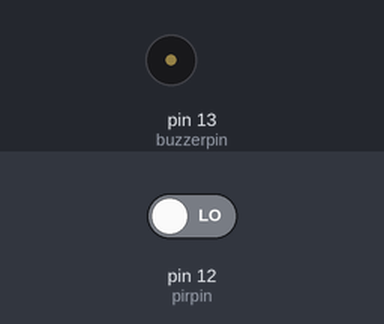
This sketch was run on a simulated Arduino Uno, built with avr-gcc and run on an emulated ATmega328P. On the bench: buzzer (waves = sounding, pin HIGH). The test bench sets the inputs (shaded band); at power-on: pin 12 (pirpin) LOW.

Above: at 1.2 s.
1.3 s: pin 12 (pirpin) driven HIGH
At 2.4 s:
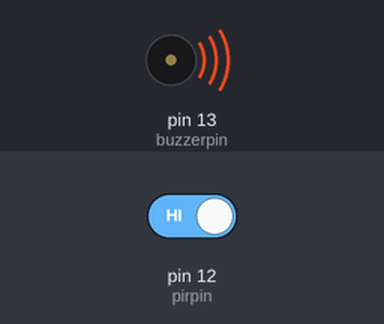
4.3 s: pin 12 (pirpin) driven LOW
At 6.7 s:
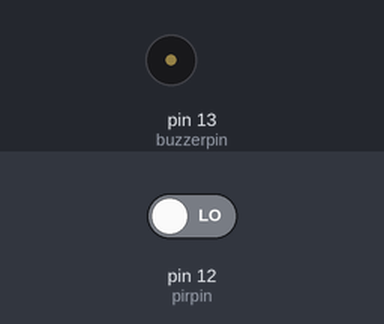
Timing chart, 0 to 8.2 s (numbered marks = the images above; inputs shaded):
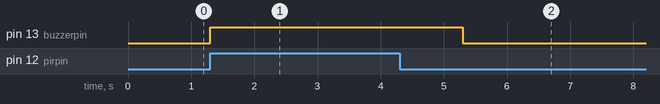

Measured:
- after the input at 1.3 s, pin 13 (buzzerpin): LOW → HIGH at once
- after the input at 4.3 s, pin 13 (buzzerpin): HIGH → LOW after 1.0 s

The sketch:

PIR.ino
```cpp
int pirpin = 12;
int buzzerpin = 13;

void setup() {
  // put your setup code here, to run once:
  pinMode(pirpin,INPUT);
  pinMode(buzzerpin,OUTPUT);
  Serial.begin(9600);

}

void loop() {
  // put your main code here, to run repeatedly:
  int motion = digitalRead(pirpin);
  if(motion==HIGH){
    digitalWrite(buzzerpin,HIGH);
    delay(2000);
    digitalWrite(buzzerpin, LOW);
  }
}
```
